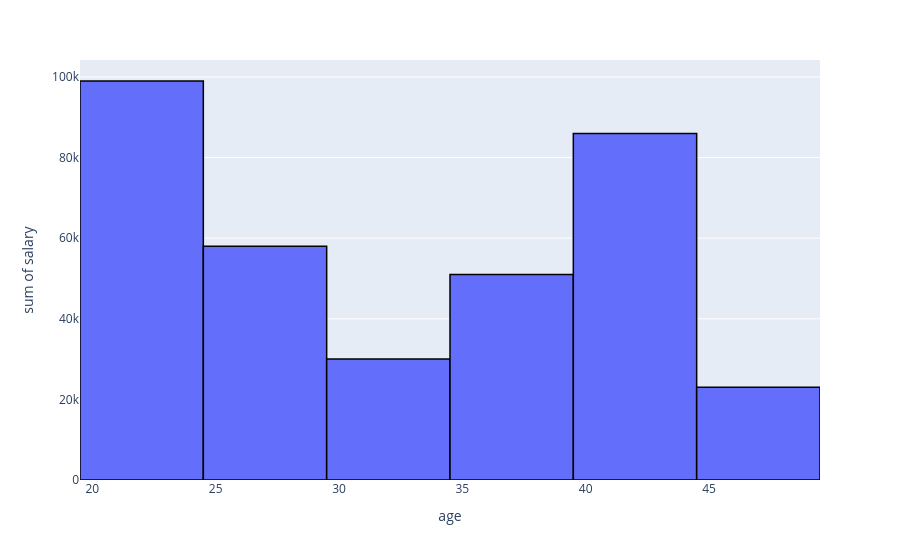

Notebook code cell kept with this figure:
### Code cell
f=px.histogram(df,x='age',y='salary',nbins=6)
f.update_traces(marker_line_color='black',
                marker_line_width=1.5)
f.show()

### Figure 1 — Plotly figure (JSON) as saved in the notebook; plotly's stock layout.template omitted (floating-point values rounded to 4 significant figures)
{"data": [{"bingroup": "x", "histfunc": "sum", "hovertemplate": "age=%{x}<br>sum of salary=%{y}<extra></extra>", "legendgroup": "", "marker": {"color": "#636efa", "line": {"color": "black", "width": 1.5}, "pattern": {"shape": ""}}, "name": "", "nbinsx": 6, "orientation": "v", "showlegend": false, "type": "histogram", "x": [23, 34, 22, 24, 25, 27, 45, 35, 24, 43, 43, 35, 32, 21, 25, 43], "xaxis": "x", "y": [10000, 11000, 15000, 25000, 29000, 0, 23000, 24000, 21000, 27000, 29000, 27000, 19000, 28000, 29000, 30000], "yaxis": "y"}], "layout": {"barmode": "relative", "legend": {"tracegroupgap": 0}, "margin": {"t": 60}, "xaxis": {"anchor": "y", "domain": [0, 1], "title": {"text": "age"}}, "yaxis": {"anchor": "x", "domain": [0, 1], "title": {"text": "sum of salary"}}}}
